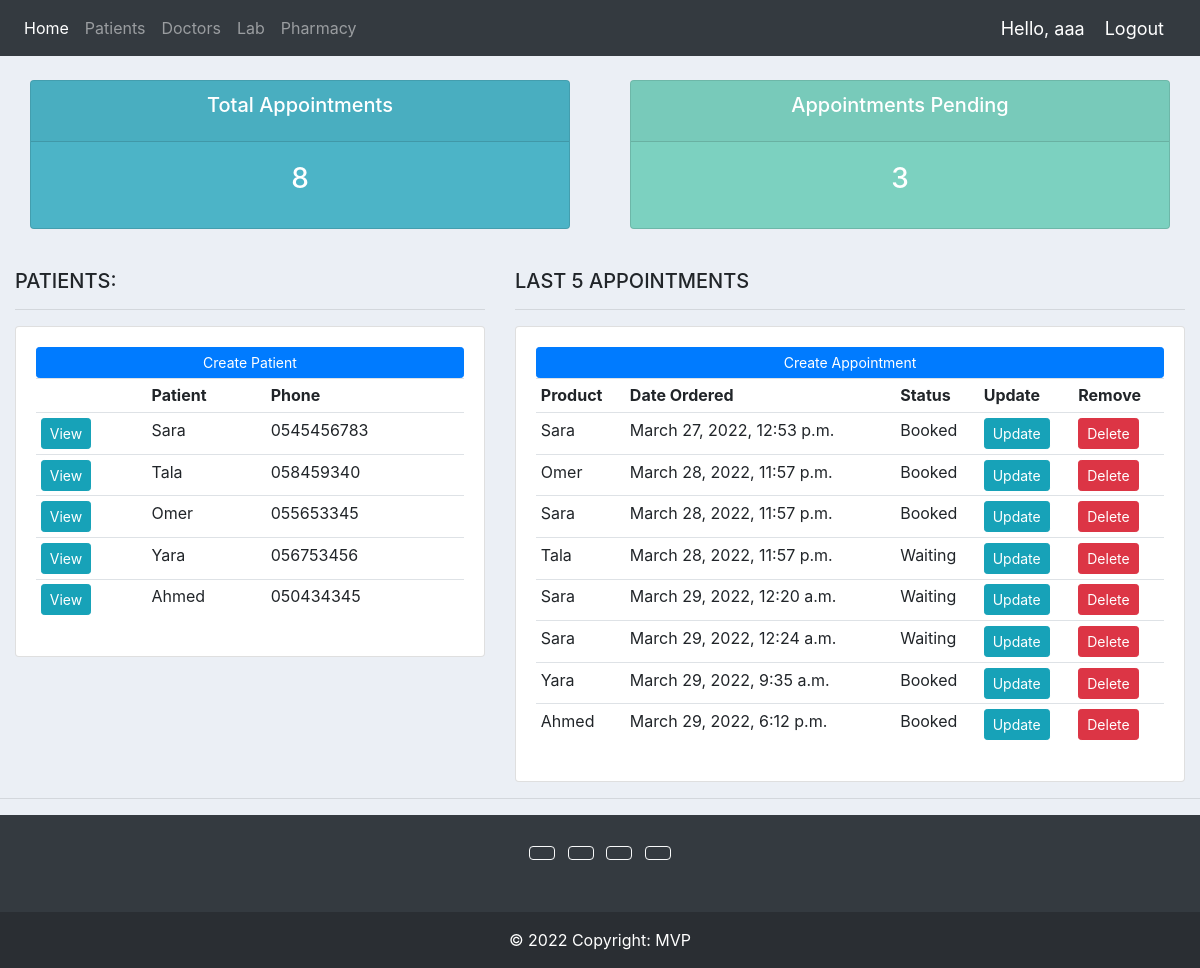
The app's page / (signed in), older data.
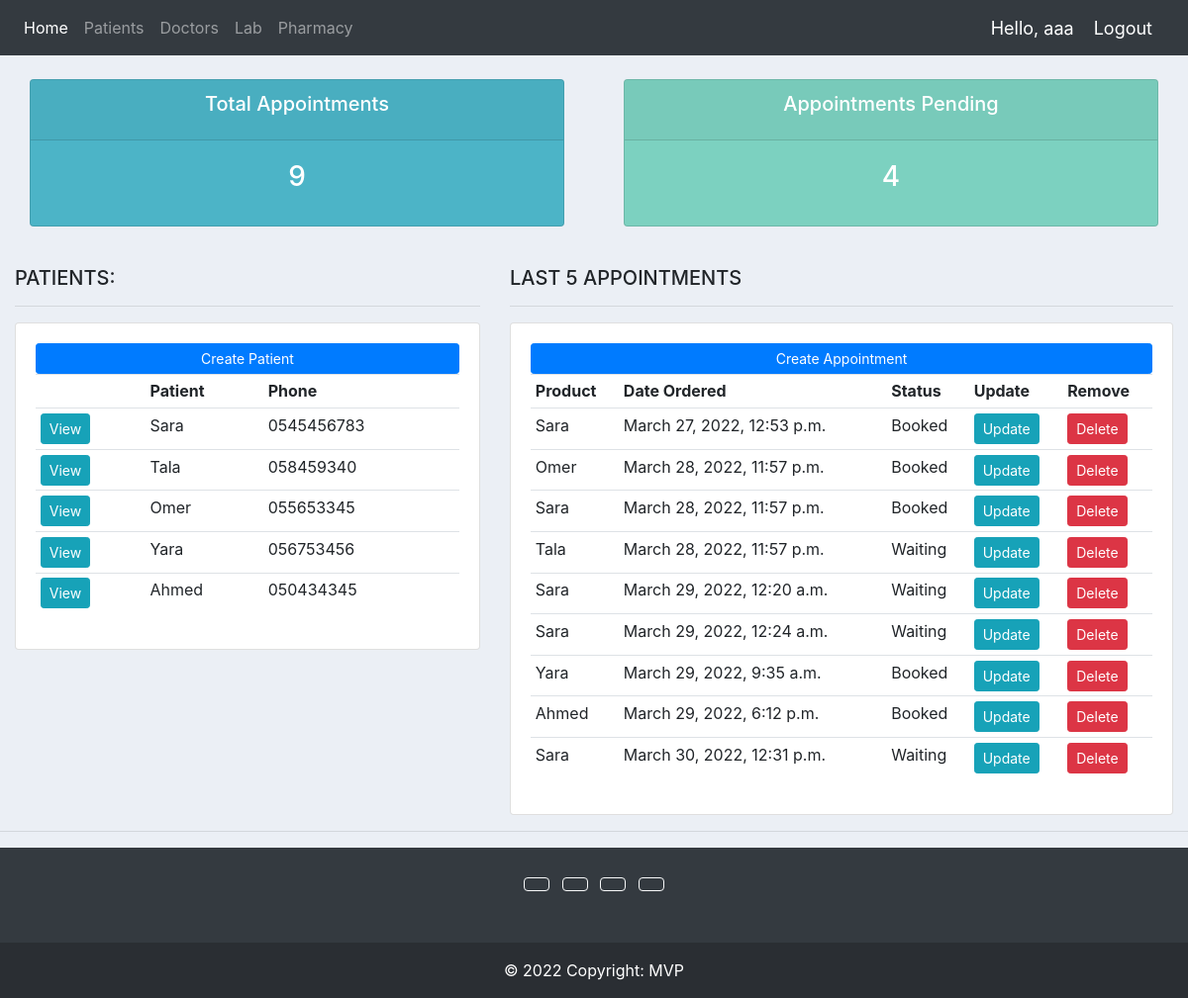
The same page, newer data.
### accounts/models.py (models this page shows, shortened)
class Patient(models.Model):
    name = models.CharField(max_length=200, null=True)
    email = models.EmailField()
    phone = models.CharField(max_length=200, null=True)
    date = models.TimeField()
    def __str__(self):
        return self.name

class Appointment(models.Model):
    STATUS = (
        ('Booked', 'Booked'),
        ('Available', 'Available'),
        ('Waiting', 'Waiting')
    )
    patient = models.ForeignKey(Patient, null=True, on_delete=models.SET_NULL)
    doctor = models.ForeignKey(Doctor, null=True, on_delete=models.SET_NULL)
    date_created = models.DateTimeField(auto_now_add=True, null=True)
    status = models.CharField(max_length=200, null=True, choices=STATUS)

### accounts/views.py (the view)
# urls.py: 2. Add a URL to urlpatterns:  path('', views.home, name='home')
@login_required(login_url='login')
def home(request):
    appointments = Appointment.objects.all()
    patients = Patient.objects.all()
    total_patients = patients.count()
    total_appointments = Appointment.objects.all().count()
    pending = appointments.filter(status='Waiting').count()
    context = {'appointments': appointments, 'patients': patients,
               'total_appointments': total_appointments, 'pending': pending}
    return render(request, 'accounts/dashboard.html', context)

### accounts/templates/accounts/dashboard.html
{%  extends 'accounts/main.html' %}
{% block content %}
{%  include 'accounts/status.html' %}
<br>
<div class="row">
	<div class="col-md-5">
		<h5>PATIENTS:</h5>
		<hr>
		<div class="card card-body">
			<a class="btn btn-primary  btn-sm btn-block" href="">Create Patient</a>
			<table class="table table-sm">
				<tr>
					<th></th>
					<th>Patient</th>
					<th>Phone</th>
				</tr>
				{% for patient in patients %}
					<tr>
						<td><a class="btn btn-sm btn-info" href="{% url 'patient' patient.id %}">View</a></td>
						<td>{{patient.name}}</td>
						<td>{{patient.phone}}</td>
					</tr>
				{% endfor %}
			</table>
		</div>
	</div>
	<div class="col-md-7">
		<h5>LAST 5 APPOINTMENTS</h5>
		<hr>
		<div class="card card-body">
			<a class="btn btn-primary  btn-sm btn-block" href="{% url 'create_appointment' %}">Create Appointment</a>
			<table class="table table-sm">
				<tr>
					<th>Product</th>
					<th>Date Ordered</th>
					<th>Status</th>
					<th>Update</th>
					<th>Remove</th>
				</tr>
				{% for appointment in appointments %}
					<tr>
						<td>{{appointment.patient}}</td>
						<td>{{appointment.date_created}}</td>
						<td>{{appointment.status}}</td>
						<td><a class="btn btn-sm btn-info" href="">Update</a></td>
						<td><a class="btn btn-sm btn-danger" href="">Delete</a></td>
					</tr>
				{% endfor %}
			</table>
		</div>
	</div>
</div>
{% endblock %}

Row changes from the older to the newer data that the page shows:
added Appointment: patient "Sara", date_created "March 30, 2022, 12:31 p.m.", status "Waiting"
Text that changed along with them:
{{ total_appointments }}: "8" → "9"
{{ pending }}: "3" → "4"
